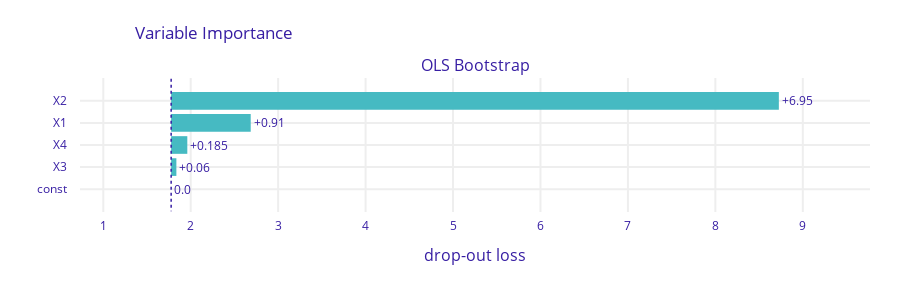

Notebook cell for this chart:
### Markdown cell above
### Importância das variáveis

Iremos checar a importância individual de cada variável em relação a variável 'target'. Iremos fazer isto utilizando o método de permutação.

Seja L(y_hat, X, y) a medida de bondade de ajuste do modelo.

1. Calcularemos L_0, que é a medida utilizando os dados de treino inteiros e intocados.
2. Geraremos X* _j que é a permutação da j-ésima coluna de X, sem mexer em outros dados.
3. Computaremos y* _j que é a predição do modelo utilizando X* _j.
4. Calcularemos L* _j(y* _j, X* _j, y)
5. Mediremos a diferença de L_0 - L* _j.

Sendo assim, saberemos o quanto mexer na j-ésima variável influencia na medida de bondade de ajuste do modelo.

Utilizaremos a Root Mean Square Error (RMSE) como nossa medida de ajuste.

### Code cell
model_exp = dx.Explainer(ols_boot,
                         test.drop(columns=['target', 'X5', 'X6', 'X7']),
                         test['target'],
                         label='OLS Bootstrap',
                         model_type='regression',
                         verbose=False)

permutation_explanation = model_exp.model_parts(B = 100, loss_function='rmse')
permutation_explanation.plot()

### Figure 1 — Plotly figure (JSON) as saved in the notebook; plotly's stock layout.template omitted (floating-point values rounded to 4 significant figures)
{"data": [{"base": 1.776, "hoverinfo": "text", "hoverlabel": {"bgcolor": "rgba(0,0,0,0.8)"}, "hovertext": ["Model: OLS Bootstrap loss after<br>variable: X2 is permuted: 8.726<br>Drop-out loss change: +6.95", "Model: OLS Bootstrap loss after<br>variable: X1 is permuted: 2.686<br>Drop-out loss change: +0.91", "Model: OLS Bootstrap loss after<br>variable: X4 is permuted: 1.961<br>Drop-out loss change: +0.185", "Model: OLS Bootstrap loss after<br>variable: X3 is permuted: 1.836<br>Drop-out loss change: +0.06", "Model: OLS Bootstrap loss after<br>variable: const is permuted: 1.776<br>Drop-out loss change: -0.0"], "marker": {"color": "#46bac2"}, "orientation": "h", "showlegend": false, "text": ["+6.95", "+0.91", "+0.185", "+0.06", "0.0"], "textposition": "outside", "type": "bar", "x": [6.95, 0.9099, 0.1848, 0.05976, 0], "xaxis": "x", "y": ["X2", "X1", "X4", "X3", "const"], "yaxis": "y"}], "layout": {"annotations": [{"font": {"size": 16}, "showarrow": false, "text": "OLS Bootstrap", "x": 0.5, "xanchor": "center", "xref": "paper", "y": 1, "yanchor": "bottom", "yref": "paper"}, {"font": {"size": 16}, "showarrow": false, "text": "drop-out loss", "x": 0.5, "xanchor": "center", "xref": "paper", "y": 0, "yanchor": "top", "yref": "paper", "yshift": -30}], "font": {"color": "#371ea3"}, "height": 283, "margin": {"b": 71, "r": 30, "t": 78}, "shapes": [{"line": {"color": "#371ea3", "dash": "dot", "width": 1.5}, "type": "line", "x0": 1.776, "x1": 1.776, "xref": "x", "y0": -1, "y1": 5, "yref": "y"}], "title": {"text": "Variable Importance", "x": 0.15}, "xaxis": {"anchor": "y", "automargin": true, "domain": [0, 1], "fixedrange": true, "gridwidth": 2, "range": [0.7337, 9.769], "tickcolor": "white", "ticklen": 3, "ticks": "outside", "type": "linear", "zeroline": false}, "yaxis": {"anchor": "x", "automargin": true, "autorange": "reversed", "domain": [0, 1], "fixedrange": true, "gridwidth": 2, "tickcolor": "white", "ticklen": 10, "ticks": "outside", "type": "category"}}}
